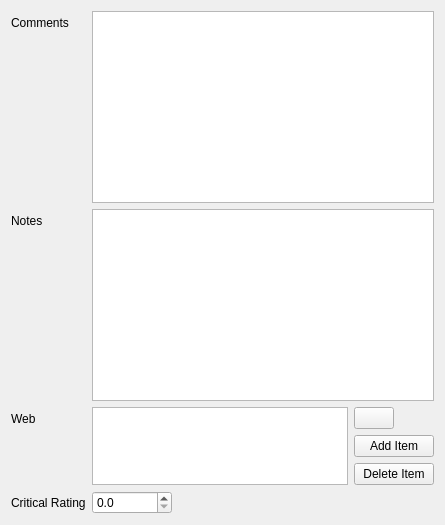
            <widget class="QWidget" name="tab_3">
             <attribute name="title">
              <string>Notes</string>
             </attribute>
             <layout class="QGridLayout" name="gridLayout_2">
              <item row="0" column="0">
               <layout class="QFormLayout" name="formLayout_6">
                <property name="fieldGrowthPolicy">
                 <enum>QFormLayout::ExpandingFieldsGrow</enum>
                </property>
                <item row="0" column="0">
                 <widget class="QLabel" name="label_15">
                  <property name="text">
                   <string>Comments</string>
                  </property>
                  <property name="buddy">
                   <cstring>teComments</cstring>
                  </property>
                 </widget>
                </item>
                <item row="0" column="1">
                 <widget class="QTextEdit" name="teComments">
                  <property name="acceptDrops">
                   <bool>false</bool>
                  </property>
                  <property name="acceptRichText">
                   <bool>false</bool>
                  </property>
                 </widget>
                </item>
                <item row="1" column="0">
                 <widget class="QLabel" name="label_16">
                  <property name="text">
                   <string>Notes</string>
                  </property>
                  <property name="buddy">
                   <cstring>teNotes</cstring>
                  </property>
                 </widget>
                </item>
                <item row="1" column="1">
                 <widget class="QTextEdit" name="teNotes">
                  <property name="acceptDrops">
                   <bool>false</bool>
                  </property>
                  <property name="acceptRichText">
                   <bool>false</bool>
                  </property>
                 </widget>
                </item>
                <item row="2" column="0">
                 <widget class="QLabel" name="label_19">
                  <property name="text">
                   <string>Web</string>
                  </property>
                  <property name="buddy">
                   <cstring>leWebLink</cstring>
                  </property>
                 </widget>
                </item>
                <item row="2" column="1">
                 <layout class="QGridLayout" name="gridLayout_7">
                  <item row="0" column="0" rowspan="3">
                   <widget class="QListWidget" name="leWebLink">
                    <property name="contextMenuPolicy">
                     <enum>Qt::ActionsContextMenu</enum>
                    </property>
                    <property name="dragEnabled">
                     <bool>true</bool>
                    </property>
                    <property name="dragDropMode">
                     <enum>QAbstractItemView::DropOnly</enum>
                    </property>
                    <property name="defaultDropAction">
                     <enum>Qt::MoveAction</enum>
                    </property>
                    <property name="alternatingRowColors">
                     <bool>true</bool>
                    </property>
                    <property name="selectionMode">
                     <enum>QAbstractItemView::SingleSelection</enum>
                    </property>
                   </widget>
                  </item>
                  <item row="2" column="1">
                   <widget class="QPushButton" name="btnRemoveWebLink">
                    <property name="text">
                     <string>Delete Item</string>
                    </property>
                   </widget>
                  </item>
                  <item row="0" column="1">
                   <widget class="QPushButton" name="btnOpenWebLink">
                    <property name="sizePolicy">
                     <sizepolicy hsizetype="Maximum" vsizetype="Fixed">
                      <horstretch>0</horstretch>
                      <verstretch>0</verstretch>
                     </sizepolicy>
                    </property>
                    <property name="maximumSize">
                     <size>
                      <width>40</width>
                      <height>16777215</height>
                     </size>
                    </property>
                    <property name="icon">
                     <iconset resource="../graphics/graphics.qrc">
                      <normaloff>:/graphics/open.png</normaloff>:/graphics/open.png</iconset>
                    </property>
                   </widget>
                  </item>
                  <item row="1" column="1">
                   <widget class="QPushButton" name="btnAddWebLink">
                    <property name="text">
                     <string>Add Item</string>
                    </property>
                   </widget>
                  </item>
                 </layout>
                </item>
                <item row="4" column="0">
                 <widget class="QLabel" name="lblCriticalRating">
                  <property name="text">
                   <string>Critical Rating</string>
                  </property>
                  <property name="buddy">
                   <cstring>dsbCriticalRating</cstring>
                  </property>
                 </widget>
                </item>
                <item row="4" column="1">
                 <widget class="QDoubleSpinBox" name="dsbCriticalRating">
                  <property name="minimumSize">
                   <size>
                    <width>80</width>
                    <height>0</height>
                   </size>
                  </property>
                  <property name="decimals">
                   <number>1</number>
                  </property>
                  <property name="minimum">
                   <double>0.000000000000000</double>
                  </property>
                  <property name="maximum">
                   <double>5.000000000000000</double>
                  </property>
                  <property name="singleStep">
                   <double>0.100000000000000</double>
                  </property>
                 </widget>
                </item>
               </layout>
              </item>
             </layout>
            </widget>
